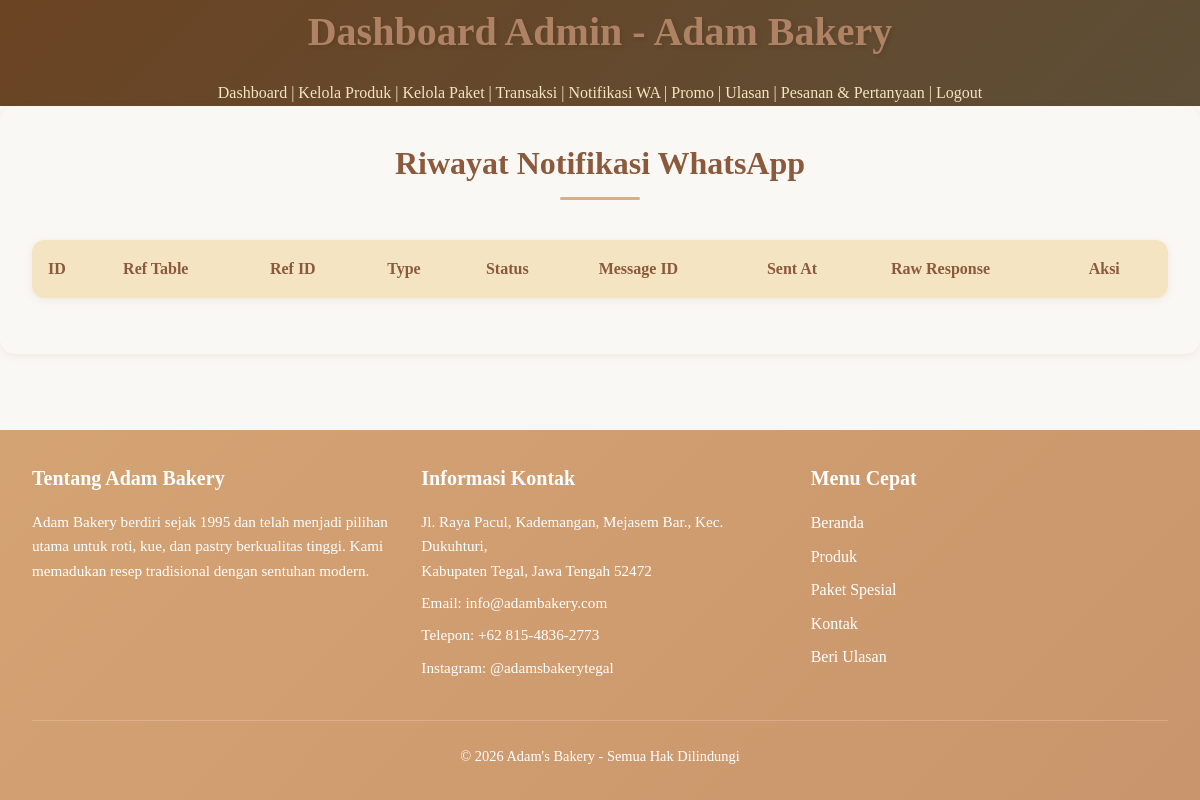
The page /admin/wa_notifications.php (signed in) on the database as committed earlier.
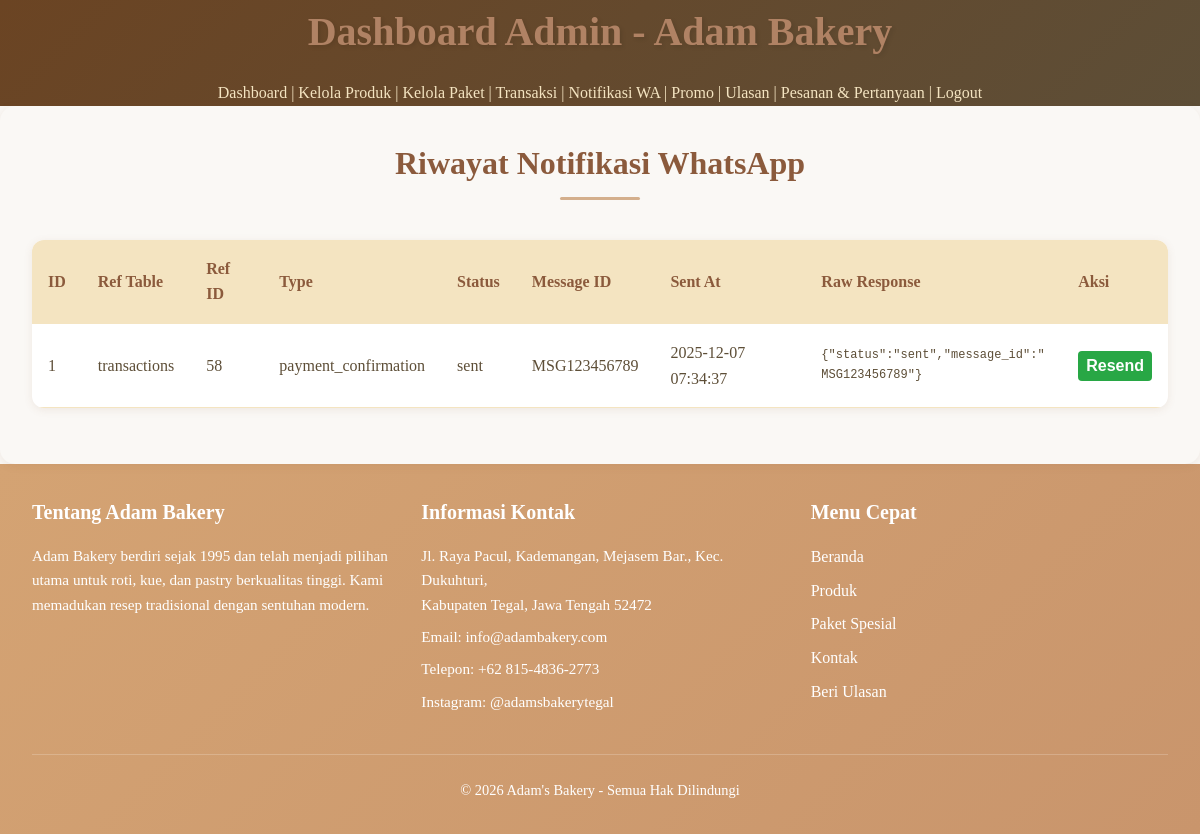
The same page on the database as committed later.
### tables this page shows
CREATE TABLE wa_notifications (
    id INT AUTO_INCREMENT PRIMARY KEY,
    ref_table VARCHAR(50) NOT NULL, 
    ref_id INT NOT NULL,
    type VARCHAR(50) NOT NULL,
    status VARCHAR(50) NOT NULL,
    message_id VARCHAR(255) DEFAULT NULL,
    raw_response TEXT DEFAULT NULL,
    sent_at TIMESTAMP DEFAULT CURRENT_TIMESTAMP
);

### admin/wa_notifications.php (the view, shortened to what this page needs)
<?php
include '../backend/db.php';
$sql = "SELECT * FROM wa_notifications ORDER BY sent_at DESC LIMIT 200";
$notifications = $conn->query($sql);
?>
<!DOCTYPE html>
<html lang="id">
<head>
    <link rel="stylesheet" href="/assets/css/style.css">
</head>
<body>
<header class="admin-header">
    <h1>Dashboard Admin - Adam Bakery</h1>
    <nav class="admin-nav">
        <a href="dashboard.php">Dashboard</a> |
        <a href="manage_products.php">Kelola Produk</a> |
        <a href="manage_packages.php">Kelola Paket</a> |
        <a href="view_transactions.php">Transaksi</a> |
        <a href="wa_notifications.php">Notifikasi WA</a> |
        <a href="admin_promos.php">Promo</a> |
        <a href="view_reviews.php">Ulasan</a> |
        <a href="view_custom_orders.php">Pesanan & Pertanyaan</a> |
        <a href="logout.php">Logout</a>
    </nav>
</header>
<main>
    <h2>Riwayat Notifikasi WhatsApp</h2>
    <table>
        <thead>
            <tr>
                <th>ID</th>
                <th>Ref Table</th>
                <th>Ref ID</th>
                <th>Type</th>
                <th>Status</th>
                <th>Message ID</th>
                <th>Sent At</th>
                <th>Raw Response</th>
                <th>Aksi</th>
            </tr>
        </thead>
        <tbody>
            <?php while ($row = $notifications->fetch_assoc()): ?>
            <tr>
                <td><?php echo $row['id']; ?></td>
                <td><?php echo htmlspecialchars($row['ref_table']); ?></td>
                <td><?php echo $row['ref_id']; ?></td>
                <td><?php echo htmlspecialchars($row['type']); ?></td>
                <td><?php echo htmlspecialchars($row['status']); ?></td>
                <td><?php echo htmlspecialchars($row['message_id']); ?></td>
                <td><?php echo htmlspecialchars($row['sent_at']); ?></td>
                <td style="max-width:300px; overflow:auto;"><pre style="white-space:pre-wrap; word-break:break-word; font-size:12px;"><?php echo htmlspecialchars($row['raw_response']); ?></pre></td>
                <td>
                    <form method="post" onsubmit="return confirm('Kirim ulang notifikasi ini ke admin?');">
                        <button type="submit" style="padding:6px 8px; background:#28a745; color:#fff; border:none; border-radius:4px;">Resend</button>
                    </form>
                </td>
            </tr>
            <?php endwhile; ?>
        </tbody>
    </table>
</main>
<?php include __DIR__ . '/../includes/footer.php'; ?>
</body>
</html>

Rows that differ between the two databases and show on the page:
added wa_notifications: id "1", ref_table "transactions", ref "58", type "payment_confirmation", status "sent", message "MSG123456789", sent_at "2025-12-07 07:34:37", raw_response "{\"status\":\"sent\",\"message_id\":\"MSG123456789\"}"
